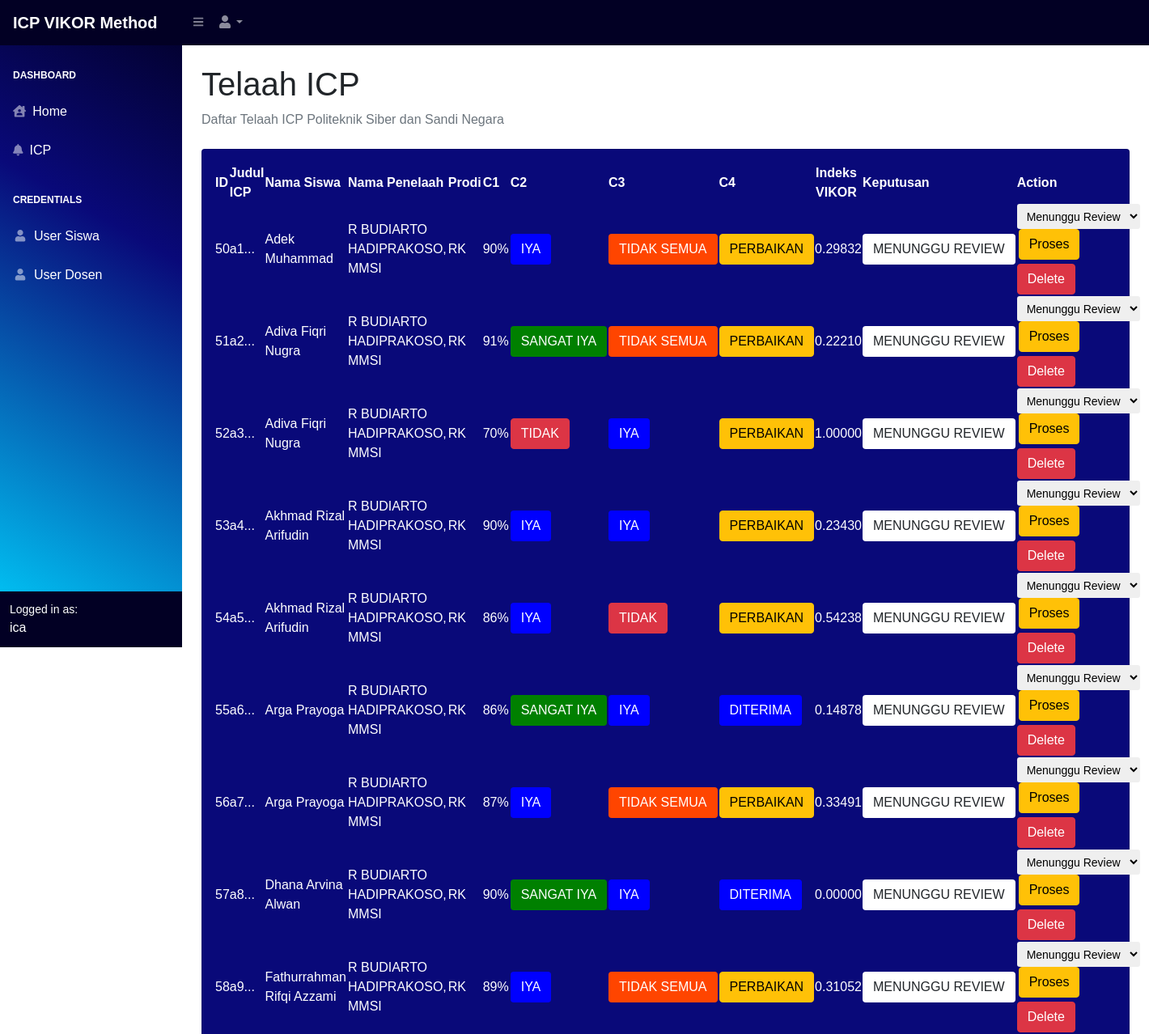
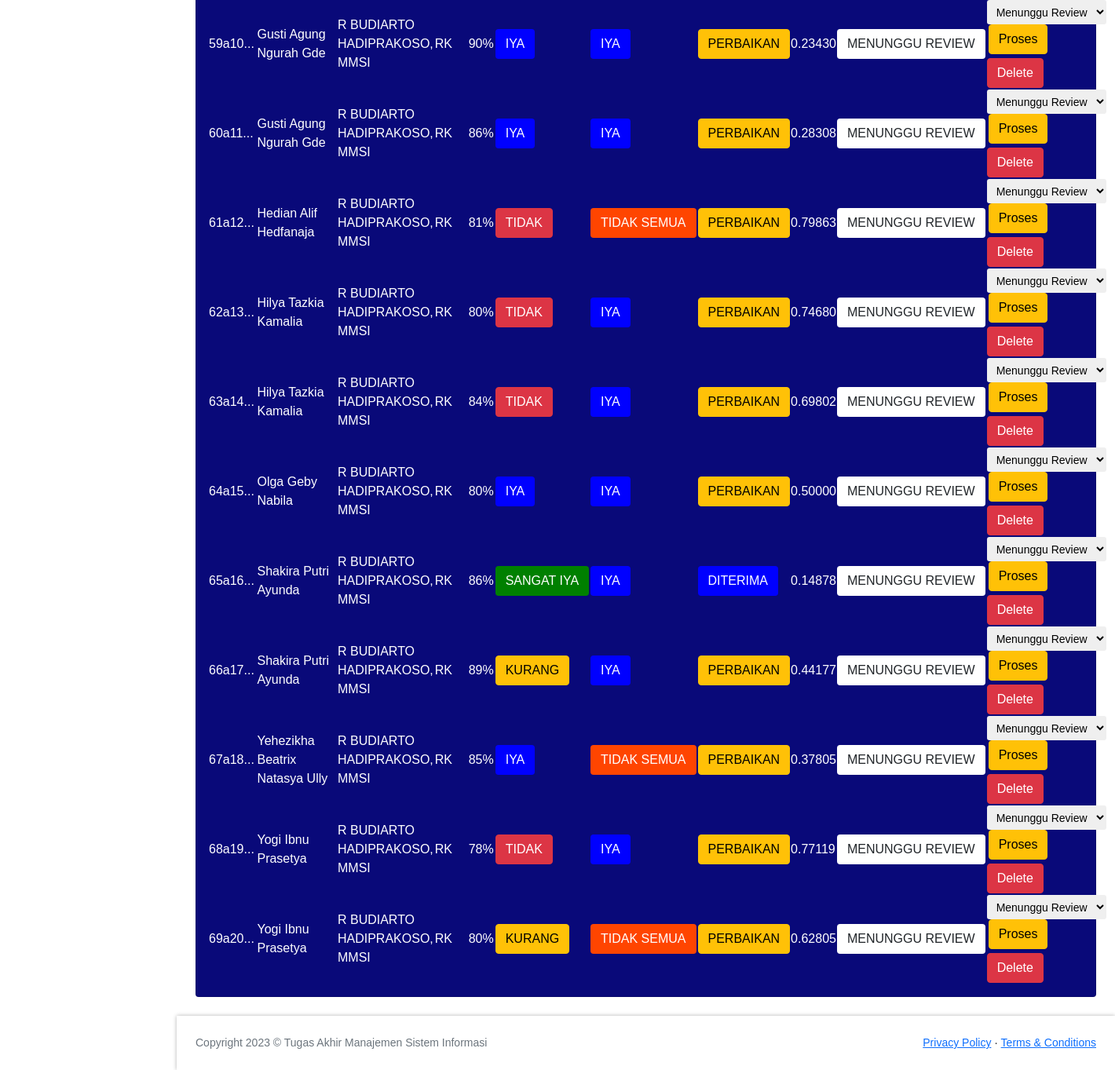
The page /icp.php (signed in) on the database its author committed (2 pictures, top to bottom).
### tables this page shows
CREATE TABLE `telaah_icp` (
  `ID` int(10) NOT NULL,
  `id_siswa` int(10) NOT NULL,
  `id_dosen` int(10) NOT NULL,
  `prodi` enum('rks','rk','rpk') NOT NULL,
  `judul_ta` varchar(255) NOT NULL,
  `C1` int(10) NOT NULL,
  `C2` enum('sangat iya','iya','kurang','tidak') NOT NULL,
  `C3` enum('iya','tidak','tidak semua') NOT NULL,
  `C4` enum('diterima','diterima dengan perbaikan','ditolak') NOT NULL,
  `indeks_vikor` decimal(6,5) NOT NULL,
  `hasil_prodi` enum('diterima','ditolak','menunggu review') NOT NULL
);

CREATE TABLE `data_siswa` (
  `npm` int(10) NOT NULL,
  `username` varchar(50) NOT NULL,
  `nama_lengkap` varchar(50) NOT NULL,
  `prodi` enum('rks','rk','rpk','') NOT NULL,
  `bidang_minat` enum('rplk','rsk','-','') NOT NULL
);

CREATE TABLE `data_dosen` (
  `nip` varchar(20) NOT NULL,
  `username` varchar(50) NOT NULL,
  `nama_dosen` varchar(50) NOT NULL
);

### icp.php (the view, shortened to what this page needs)
<?php
include 'template.php';
?>
            <div id="layoutSidenav_content">
                <main>
                    <div class="container-fluid px-4">
                        <h1 class="mt-4">Telaah ICP</h1>
                        <ol class="breadcrumb mb-4">
                            <li class="breadcrumb-item active">Daftar Telaah ICP Politeknik Siber dan Sandi Negara</li>
                        </ol>
                        <div class="card mb-4">
                            <div class="card-body" style="color: #ffff;">
                                <table id="datatablesSimple" style="color: #ffff;">
                                    <thead>
                                        <tr>
                                            <th style="width: 30px; padding:0;">ID</th>
                                            <th style="width: 200px; padding:0;">Judul ICP</th>
                                            <th>Nama Siswa</th>
                                            <th>Nama Penelaah</th>
                                            <th>Prodi</th>
                                            <th>C1</th>
                                            <th>C2</th>
                                            <th>C3</th>
                                            <th>C4</th>
                                            <th>Indeks VIKOR</th>
                                            <th>Keputusan</th>
                                            <?php
                                            if ($_SESSION['user']['cred'] == 'dosen' || $_SESSION['user']['cred'] == 'prodi') {
                                            echo"<th>Action</th>";
                                            }
                                            ?>
                                        </tr>
                                    </thead>
                                    <tbody>
                                    <?php
                                    $sql = "SELECT * FROM `telaah_icp` " ;
                                    $result = mysqli_query($koneksi,$sql);
                                    while($row = mysqli_fetch_row($result)){
                                        echo "<tr>";
                                        echo "<td style='width: 30px; padding:0;'>".$row[0]."</td>";
                                        echo "<td style='width: 200px; padding:0;'>".substr($row[4],0, 25)."...</td>";
                                        $xx = mysqli_query($koneksi, "SELECT data_siswa.nama_lengkap FROM `telaah_icp` join `user` on user.ID = telaah_icp.id_siswa join `data_siswa` on data_siswa.username = user.username where telaah_icp.id_siswa = '$row[1]'");
                                        $hasil = $xx->fetch_assoc();
                                        echo "<td>".$hasil['nama_lengkap']."</td>";
                                        $xxx = mysqli_query($koneksi, "SELECT data_dosen.nama_dosen FROM `telaah_icp` join `user` on user.ID = telaah_icp.id_dosen join `data_dosen` on data_dosen.username = user.username where telaah_icp.id_dosen = '$row[2]'");
                                        $hasil2 = $xxx->fetch_assoc();
                                        echo "<td>".$hasil2['nama_dosen']."</td>";
                                        echo "<td>". strtoupper($row[3])."</td>";
                                        echo "<td>". $row[5]."% </td>";
                                        if($row[6]=="sangat iya"){
                                            echo "<td>";
                                            echo "<input type='submit' class='btn' style='background-color: green; color:white !important' value='".strtoupper($row[6])."'></input>";
                                            echo "</td>";
                                        } else if ($row[6]=="iya"){
                                            echo "<td>";
                                            echo "<input type='submit' class='btn' style='background-color: blue; color:white !important' value='".strtoupper($row[6])."'></input>";
                                            echo "</td>";
                                        } else if ($row[6]=="kurang"){
                                            echo "<td>";
                                            echo "<input type='submit' class='btn btn-warning'  value='".strtoupper($row[6])."'></input>";
                                            echo "</td>";
                                        } else {
                                            echo "<td>";
                                            echo "<input type='submit' class='btn btn-danger' value='".strtoupper($row[6])."'></input>";
                                            echo "</td>";
                                        }
                                        if($row[7]=="iya"){
                                            echo "<td>";
                                            echo "<input type='submit' class='btn' style='background-color: blue; color:white !important' value='".strtoupper($row[7])."'></input>";
                                            echo "</td>";
                                        } else if ($row[7]=="tidak"){
                                            echo "<td>";
                                            echo "<input type='submit' class='btn btn-danger' value='".strtoupper($row[7])."'></input>";
                                            echo "</td>";
                                        } else {
                                            echo "<td>";
                                            echo "<input type='submit' class='btn' style='background-color: orangered; color:white !important' value='".strtoupper($row[7])."'></input>";
                                            echo "</td>";
                                        }
                                        if($row[8]=="diterima"){
                                            echo "<td>";
                                            echo "<input type='submit' class='btn' style='background-color: blue; color:white !important' value='".strtoupper($row[8])."'></input>";
                                            echo "</td>";
                                        } else if ($row[8]=="ditolak"){
                                            echo "<td>";
                                            echo "<input type='submit' class='btn btn-danger' value='".strtoupper($row[8])."'></input>";
                                            echo "</td>";
                                        } else {
                                            echo "<td>";
                                            echo "<input type='submit' class='btn btn-warning' value='PERBAIKAN'></input>";
                                            echo "</td>";
                                        }
                                        echo "<td style='width: 200px; padding:0;'>".$row[9]."</td>";
                                        if($row[10]=="diterima"){
                                            echo "<td>";
                                            echo "<input type='submit' class='btn' style='background-color: black; color:white !important' value='".strtoupper($row[10])."'></input>";
                                            echo "</td>";
                                        } else if ($row[10]=="ditolak"){
                                            echo "<td>";
                                            echo "<input type='submit' class='btn btn-danger' value='".strtoupper($row[10])."'></input>";
                                            echo "</td>";
                                        } else {
                                            echo "<td>";
                                            echo "<input type='submit' class='btn' style='background-color: white !important' value='".strtoupper($row[10])."'></input>";
                                            echo "</td>";
                                        }
                                        if ($_SESSION['user']['cred'] == 'dosen' || $_SESSION['user']['cred'] == 'prodi') {
                                            echo "<td>";
                                            if ( $_SESSION['user']['cred'] == 'prodi') {
                                                echo "<form method='post' action='function/edit_icp.php'>";
                                                echo "<select name='keputusan' id='' class='form-control-sm' style='border-width:0' required>";
                                                echo "<option value='menunggu review'>Menunggu Review</option>";
                                                echo "</select>";
                                                echo "<input type='submit' class='btn btn-warning' style='margin-left:2px' value='Proses'></input>";
                                                echo "</form>";
                                            }
                                            echo "<form method='post' action='function/delete_icp.php'>";
                                            echo "<input type='submit' style='margin-top:5px' class='btn btn-danger' value='Delete'></input>";
                                            echo "</form>";
                                            echo "</td>";
                                        }
                                        echo "</tr>";
                                    }
                                    ?>
                                    </tbody>
                                </table>
                            </div>
                        </div>
                    </div>
                </main>
                <?php include 'footer.php'; ?>

### css/main.css (style rules this page uses)
* { box-sizing: border-box; }
body { height: 100%; background: white; font-family: 'Poppins', sans-serif; }

### rows shown on the page
telaah_icp: ID "50", judul_ta "a1", data_siswa.nama_lengkap "Adek Muhammad", data_dosen.nama_dosen "R BUDIARTO HADIPRAKOSO, MMSI", prodi "RK", C1 "90", C2 "IYA", C3 "TIDAK SEMUA", indeks_vikor "0.29832", hasil_prodi "MENUNGGU REVIEW"
telaah_icp: ID "51", judul_ta "a2", data_siswa.nama_lengkap "Adiva Fiqri Nugra", data_dosen.nama_dosen "R BUDIARTO HADIPRAKOSO, MMSI", prodi "RK", C1 "91", C2 "SANGAT IYA", C3 "TIDAK SEMUA", indeks_vikor "0.22210", hasil_prodi "MENUNGGU REVIEW"
telaah_icp: ID "52", judul_ta "a3", data_siswa.nama_lengkap "Adiva Fiqri Nugra", data_dosen.nama_dosen "R BUDIARTO HADIPRAKOSO, MMSI", prodi "RK", C1 "70", C2 "TIDAK", C3 "IYA", indeks_vikor "1.00000", hasil_prodi "MENUNGGU REVIEW"
telaah_icp: ID "53", judul_ta "a4", data_siswa.nama_lengkap "Akhmad Rizal Arifudin", data_dosen.nama_dosen "R BUDIARTO HADIPRAKOSO, MMSI", prodi "RK", C1 "90", C2 "IYA", C3 "IYA", indeks_vikor "0.23430", hasil_prodi "MENUNGGU REVIEW"
telaah_icp: ID "54", judul_ta "a5", data_siswa.nama_lengkap "Akhmad Rizal Arifudin", data_dosen.nama_dosen "R BUDIARTO HADIPRAKOSO, MMSI", prodi "RK", C1 "86", C2 "IYA", C3 "TIDAK", indeks_vikor "0.54238", hasil_prodi "MENUNGGU REVIEW"
telaah_icp: ID "55", judul_ta "a6", data_siswa.nama_lengkap "Arga Prayoga", data_dosen.nama_dosen "R BUDIARTO HADIPRAKOSO, MMSI", prodi "RK", C1 "86", C2 "SANGAT IYA", C3 "IYA", C4 "DITERIMA", indeks_vikor "0.14878", hasil_prodi "MENUNGGU REVIEW"
telaah_icp: ID "56", judul_ta "a7", data_siswa.nama_lengkap "Arga Prayoga", data_dosen.nama_dosen "R BUDIARTO HADIPRAKOSO, MMSI", prodi "RK", C1 "87", C2 "IYA", C3 "TIDAK SEMUA", indeks_vikor "0.33491", hasil_prodi "MENUNGGU REVIEW"
telaah_icp: ID "57", judul_ta "a8", data_siswa.nama_lengkap "Dhana Arvina Alwan", data_dosen.nama_dosen "R BUDIARTO HADIPRAKOSO, MMSI", prodi "RK", C1 "90", C2 "SANGAT IYA", C3 "IYA", C4 "DITERIMA", indeks_vikor "0.00000", hasil_prodi "MENUNGGU REVIEW"
telaah_icp: ID "58", judul_ta "a9", data_siswa.nama_lengkap "Fathurrahman Rifqi Azzami", data_dosen.nama_dosen "R BUDIARTO HADIPRAKOSO, MMSI", prodi "RK", C1 "89", C2 "IYA", C3 "TIDAK SEMUA", indeks_vikor "0.31052", hasil_prodi "MENUNGGU REVIEW"
telaah_icp: ID "59", judul_ta "a10", data_siswa.nama_lengkap "Gusti Agung Ngurah Gde", data_dosen.nama_dosen "R BUDIARTO HADIPRAKOSO, MMSI", prodi "RK", C1 "90", C2 "IYA", C3 "IYA", indeks_vikor "0.23430", hasil_prodi "MENUNGGU REVIEW"
telaah_icp: ID "60", judul_ta "a11", data_siswa.nama_lengkap "Gusti Agung Ngurah Gde", data_dosen.nama_dosen "R BUDIARTO HADIPRAKOSO, MMSI", prodi "RK", C1 "86", C2 "IYA", C3 "IYA", indeks_vikor "0.28308", hasil_prodi "MENUNGGU REVIEW"
telaah_icp: ID "61", judul_ta "a12", data_siswa.nama_lengkap "Hedian Alif Hedfanaja", data_dosen.nama_dosen "R BUDIARTO HADIPRAKOSO, MMSI", prodi "RK", C1 "81", C2 "TIDAK", C3 "TIDAK SEMUA", indeks_vikor "0.79863", hasil_prodi "MENUNGGU REVIEW"
telaah_icp: ID "62", judul_ta "a13", data_siswa.nama_lengkap "Hilya Tazkia Kamalia", data_dosen.nama_dosen "R BUDIARTO HADIPRAKOSO, MMSI", prodi "RK", C1 "80", C2 "TIDAK", C3 "IYA", indeks_vikor "0.74680", hasil_prodi "MENUNGGU REVIEW"
telaah_icp: ID "63", judul_ta "a14", data_siswa.nama_lengkap "Hilya Tazkia Kamalia", data_dosen.nama_dosen "R BUDIARTO HADIPRAKOSO, MMSI", prodi "RK", C1 "84", C2 "TIDAK", C3 "IYA", indeks_vikor "0.69802", hasil_prodi "MENUNGGU REVIEW"
telaah_icp: ID "64", judul_ta "a15", data_siswa.nama_lengkap "Olga Geby Nabila", data_dosen.nama_dosen "R BUDIARTO HADIPRAKOSO, MMSI", prodi "RK", C1 "80", C2 "IYA", C3 "IYA", indeks_vikor "0.50000", hasil_prodi "MENUNGGU REVIEW"
telaah_icp: ID "65", judul_ta "a16", data_siswa.nama_lengkap "Shakira Putri Ayunda", data_dosen.nama_dosen "R BUDIARTO HADIPRAKOSO, MMSI", prodi "RK", C1 "86", C2 "SANGAT IYA", C3 "IYA", C4 "DITERIMA", indeks_vikor "0.14878", hasil_prodi "MENUNGGU REVIEW"
telaah_icp: ID "66", judul_ta "a17", data_siswa.nama_lengkap "Shakira Putri Ayunda", data_dosen.nama_dosen "R BUDIARTO HADIPRAKOSO, MMSI", prodi "RK", C1 "89", C2 "KURANG", C3 "IYA", indeks_vikor "0.44177", hasil_prodi "MENUNGGU REVIEW"
telaah_icp: ID "67", judul_ta "a18", data_siswa.nama_lengkap "Yehezikha Beatrix Natasya Ully", data_dosen.nama_dosen "R BUDIARTO HADIPRAKOSO, MMSI", prodi "RK", C1 "85", C2 "IYA", C3 "TIDAK SEMUA", indeks_vikor "0.37805", hasil_prodi "MENUNGGU REVIEW"
telaah_icp: ID "68", judul_ta "a19", data_siswa.nama_lengkap "Yogi Ibnu Prasetya", data_dosen.nama_dosen "R BUDIARTO HADIPRAKOSO, MMSI", prodi "RK", C1 "78", C2 "TIDAK", C3 "IYA", indeks_vikor "0.77119", hasil_prodi "MENUNGGU REVIEW"
telaah_icp: ID "69", judul_ta "a20", data_siswa.nama_lengkap "Yogi Ibnu Prasetya", data_dosen.nama_dosen "R BUDIARTO HADIPRAKOSO, MMSI", prodi "RK", C1 "80", C2 "KURANG", C3 "TIDAK SEMUA", indeks_vikor "0.62805", hasil_prodi "MENUNGGU REVIEW"

### other values the page prints
$_SESSION['user']['username'] "ica"
